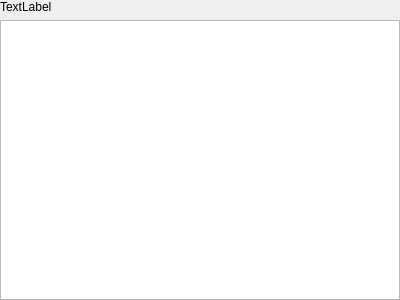
<?xml version="1.0" encoding="UTF-8"?>
<ui version="4.0">
 <class>WidgetsTextEditLayout</class>
 <widget class="QFrame" name="WidgetsTextEditLayout">
  <property name="geometry">
   <rect>
    <x>0</x>
    <y>0</y>
    <width>400</width>
    <height>300</height>
   </rect>
  </property>
  <property name="windowTitle">
   <string>Frame</string>
  </property>
  <layout class="QVBoxLayout" name="verticalLayout">
   <property name="leftMargin">
    <number>0</number>
   </property>
   <property name="topMargin">
    <number>0</number>
   </property>
   <property name="rightMargin">
    <number>0</number>
   </property>
   <property name="bottomMargin">
    <number>0</number>
   </property>
   <item>
    <widget class="QLabel" name="label">
     <property name="text">
      <string>TextLabel</string>
     </property>
     <property name="a_label" stdset="0">
      <bool>true</bool>
     </property>
    </widget>
   </item>
   <item>
    <widget class="QTextEdit" name="lineedit"/>
   </item>
  </layout>
 </widget>
 <resources/>
 <connections/>
</ui>
